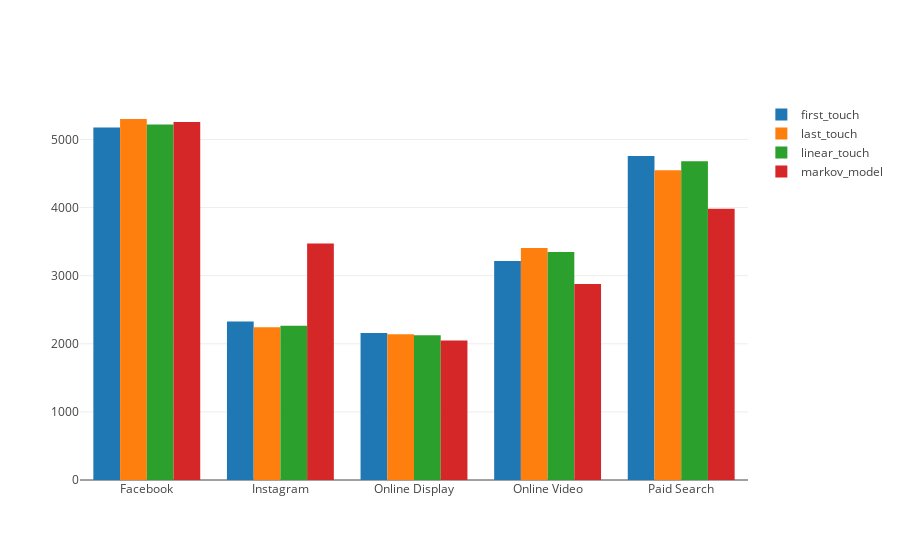

Notebook code for this chart:
### Code cell
# plotting the chart to show impact of different channels for four types of the Attribution models (H,F)
R=pd.merge(H,M,on="channel_name",how="inner")
R1=R[["channel_name","first_touch_conversions","last_touch_conversions", "linear_touch_conversions","total_conversions"]]
R1.columns=["channel_name","first_touch","last_touch","linear_touch","markov_model"]

R1=pd.melt(R1, id_vars="channel_name")

data = [dict(type = "histogram", histfunc="sum",x = R1.channel_name, y = R1.value,
             transforms = [dict(type = "groupby", groups = R1.variable,)],)]

fig = dict({"data":data}) 
pio.show(fig,validate=False)

### Figure 1 — Plotly figure (JSON) as saved in the notebook; plotly's stock layout.template omitted (floating-point values rounded to 4 significant figures)
{"data": [{"histfunc": "sum", "transforms": [{"groups": ["first_touch", "first_touch", "first_touch", "first_touch", "first_touch", "last_touch", "last_touch", "last_touch", "last_touch", "last_touch", "linear_touch", "linear_touch", "linear_touch", "linear_touch", "linear_touch", "markov_model", "markov_model", "markov_model", "markov_model", "markov_model"], "type": "groupby"}], "type": "histogram", "x": ["Facebook", "Instagram", "Online Display", "Online Video", "Paid Search", "Facebook", "Instagram", "Online Display", "Online Video", "Paid Search", "Facebook", "Instagram", "Online Display", "Online Video", "Paid Search", "Facebook", "Instagram", "Online Display", "Online Video", "Paid Search"], "y": [5177, 2329, 2160, 3216, 4757, 5301, 2244, 2139, 3408, 4547, 5219.0, 2265.0, 2124.0, 3349.0, 4681.0, 5258.0, 3471.0, 2048.0, 2878.0, 3984.0]}], "layout": {}}
